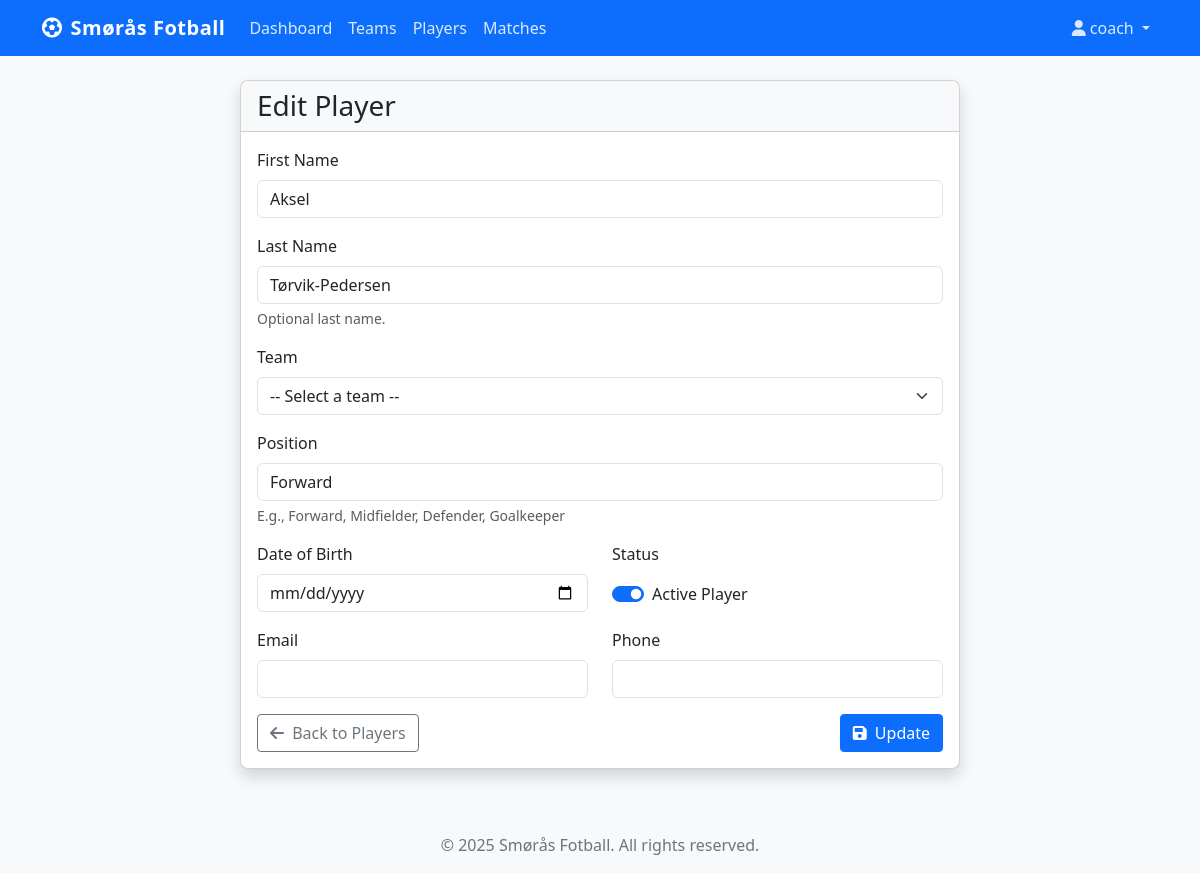
Screenshot of /team/players/47/edit/ (signed in) with the database file from the repository.
### teammanager/models.py (models this page shows, shortened)
class Player(models.Model):
    first_name = models.CharField(max_length=100)
    last_name = models.CharField(max_length=100, blank=True, null=True)
    position = models.CharField(max_length=50, blank=True, null=True)
    date_of_birth = models.DateField(blank=True, null=True)
    email = models.EmailField(blank=True, null=True)
    phone = models.CharField(max_length=20, blank=True, null=True)
    active = models.BooleanField(default=True)
    created_at = models.DateTimeField(auto_now_add=True)

### teammanager/views.py (the view)
# urls.py: path('players/<int:pk>/edit/', views.PlayerUpdateView.as_view(), name='player-edit'),
class PlayerUpdateView(LoginRequiredMixin, UpdateView):
    model = Player
    form_class = PlayerForm
    success_url = reverse_lazy('player-list')
    def dispatch(self, request, *args, **kwargs):
        if not request.user.profile.is_approved():
            messages.warning(request, "Your account needs to be approved before you can update players.")
            return redirect('player-list')
        if not (request.user.profile.is_admin() or request.user.profile.is_coach()):
            messages.warning(request, "You don't have permission to update players.")
            return redirect('player-list')
        return super().dispatch(request, *args, **kwargs)

### teammanager/forms.py
class PlayerForm(forms.ModelForm):
    class Meta:
        model = Player
        fields = ['first_name', 'last_name', 'position', 'date_of_birth', 'email', 'phone', 'active']
        widgets = {
            'date_of_birth': forms.DateInput(attrs={'type': 'date'}),
        }

### teammanager/models.py (called while the page is built)
    def is_approved(self):
        return self.status == 'approved'

    def is_admin(self):
        return self.role == 'admin' and self.is_approved()

### templates/teammanager/player_form.html (shortened to what this page needs)
{% extends 'base.html' %}
{% block content %}
<div class="container">
    <div class="row justify-content-center">
        <div class="col-md-8">
            <div class="card shadow">
                <div class="card-header bg-light">
                    <h3 class="mb-0">{% if form.instance.id %}Edit Player{% else %}Add Player{% endif %}</h3>
                </div>
                <div class="card-body">
                    <form method="post">
                        <div class="mb-3">
                            <label for="{{ form.first_name.id_for_label }}" class="form-label">First Name</label>
                            <input type="text" name="{{ form.first_name.html_name }}"
                                   class="form-control {% if form.first_name.errors %}is-invalid{% endif %}"
                                   id="{{ form.first_name.id_for_label }}"
                                   value="{{ form.first_name.value|default:'' }}" required>
                        </div>
                        <div class="mb-3">
                            <label for="{{ form.last_name.id_for_label }}" class="form-label">Last Name</label>
                            <input type="text" name="{{ form.last_name.html_name }}"
                                   class="form-control {% if form.last_name.errors %}is-invalid{% endif %}"
                                   id="{{ form.last_name.id_for_label }}"
                                   value="{{ form.last_name.value|default:'' }}">
                            <div class="form-text">Optional last name.</div>
                        </div>
                        <div class="mb-3">
                            <label for="{{ form.team.id_for_label }}" class="form-label">Team</label>
                            <select name="{{ form.team.html_name }}"
                                    class="form-select {% if form.team.errors %}is-invalid{% endif %}"
                                    id="{{ form.team.id_for_label }}">
                                <option value="">-- Select a team --</option>
                            </select>
                        </div>
                        <div class="mb-3">
                            <label for="{{ form.position.id_for_label }}" class="form-label">Position</label>
                            <input type="text" name="{{ form.position.html_name }}"
                                   class="form-control {% if form.position.errors %}is-invalid{% endif %}"
                                   id="{{ form.position.id_for_label }}"
                                   value="{{ form.position.value|default:'' }}">
                            <div class="form-text">E.g., Forward, Midfielder, Defender, Goalkeeper</div>
                        </div>
                        <div class="row mb-3">
                            <div class="col-md-6">
                                <label for="{{ form.date_of_birth.id_for_label }}" class="form-label">Date of Birth</label>
                                <input type="date" name="{{ form.date_of_birth.html_name }}"
                                       class="form-control {% if form.date_of_birth.errors %}is-invalid{% endif %}"
                                       id="{{ form.date_of_birth.id_for_label }}"
                                       value="{{ form.date_of_birth.value|date:'Y-m-d'|default:'' }}">
                            </div>
                            <div class="col-md-6">
                                <label for="{{ form.active.id_for_label }}" class="form-label">Status</label>
                                <div class="form-check form-switch mt-2">
                                    <input type="checkbox" name="{{ form.active.html_name }}"
                                           class="form-check-input {% if form.active.errors %}is-invalid{% endif %}"
                                           id="{{ form.active.id_for_label }}"
                                           {% if form.active.value %}checked{% endif %}>
                                    <label class="form-check-label" for="{{ form.active.id_for_label }}">Active Player</label>
                                </div>
                            </div>
                        </div>
                        <div class="row mb-3">
                            <div class="col-md-6">
                                <label for="{{ form.email.id_for_label }}" class="form-label">Email</label>
                                <input type="email" name="{{ form.email.html_name }}"
                                       class="form-control {% if form.email.errors %}is-invalid{% endif %}"
                                       id="{{ form.email.id_for_label }}"
                                       value="{{ form.email.value|default:'' }}">
                            </div>
                            <div class="col-md-6">
                                <label for="{{ form.phone.id_for_label }}" class="form-label">Phone</label>
                                <input type="text" name="{{ form.phone.html_name }}"
                                       class="form-control {% if form.phone.errors %}is-invalid{% endif %}"
                                       id="{{ form.phone.id_for_label }}"
                                       value="{{ form.phone.value|default:'' }}">
                            </div>
                        </div>
                        <div class="d-flex justify-content-between">
                            {% if request.META.HTTP_REFERER %}
                            <a href="{{ request.META.HTTP_REFERER }}" class="btn btn-outline-secondary">
                                <i class="fas fa-arrow-left me-1"></i> Back
                            </a>
                            {% else %}
                            <a href="{% url 'player-list' %}" class="btn btn-outline-secondary">
                                <i class="fas fa-arrow-left me-1"></i> Back to Players
                            </a>
                            {% endif %}
                            <button type="submit" class="btn btn-primary">
                                <i class="fas fa-save me-1"></i> {% if form.instance.id %}Update{% else %}Save{% endif %}
                            </button>
                        </div>
                    </form>
                </div>
            </div>
        </div>
    </div>
</div>
{% endblock %}

### templates/base.html (shortened to what this page needs)
<!DOCTYPE html>
<html lang="en">
<head>
    <link href="https://cdn.jsdelivr.net/npm/bootstrap@5.3.0/dist/css/bootstrap.min.css" rel="stylesheet">
    <link rel="stylesheet" href="https://cdnjs.cloudflare.com/ajax/libs/font-awesome/6.0.0/css/all.min.css">
    <link rel="stylesheet" href="/static/css/style.css">
</head>
<body>
    <nav class="navbar navbar-expand-lg navbar-dark bg-primary">
        <div class="container">
            <a class="navbar-brand" href="{% url 'home' %}">
                <i class="fas fa-futbol me-2"></i>Smørås Fotball
            </a>
            <div class="collapse navbar-collapse" id="navbarNav">
                <ul class="navbar-nav me-auto">
                    {% if user.is_authenticated %}
                    <li class="nav-item">
                        <a class="nav-link" href="{% url 'dashboard' %}">Dashboard</a>
                    </li>
                    <li class="nav-item">
                        <a class="nav-link" href="{% url 'team-list' %}">Teams</a>
                    </li>
                    <li class="nav-item">
                        <a class="nav-link" href="{% url 'player-list' %}">Players</a>
                    </li>
                    <li class="nav-item">
                        <a class="nav-link" href="{% url 'match-list' %}">Matches</a>
                    </li>
                    {% endif %}
                </ul>
                <ul class="navbar-nav">
                    {% if user.is_authenticated %}
                    <li class="nav-item dropdown">
                        <a class="nav-link dropdown-toggle" href="#" role="button" data-bs-toggle="dropdown">
                            <i class="fas fa-user me-1"></i>{{ user.username }}
                        </a>
                    </li>
                    {% endif %}
                </ul>
            </div>
        </div>
    </nav>
    <main class="container py-4">
        {% block content %}{% endblock %}
    </main>
    <footer class="bg-light py-3 mt-4">
        <div class="container text-center">
            <p class="mb-0">&copy; {% now "Y" %} Smørås Fotball. All rights reserved.</p>
        </div>
    </footer>
</body>
</html>

### static/css/style.css (style rules this page uses)
body { font-family: 'Segoe UI', Tahoma, Geneva, Verdana, sans-serif; color: #333; background-color: #f8f9fa; }
.navbar-brand { font-weight: 600; letter-spacing: 0.5px; }
.navbar-dark .navbar-nav .nav-link { color: rgba(255, 255, 255, 0.85); }
.card { border-radius: 0.5rem; overflow: hidden; transition: all 0.3s ease; }
.card-header { font-weight: 600; }
.btn { border-radius: 0.25rem; font-weight: 500; }
.btn-primary { background-color: #0d6efd; border-color: #0d6efd; }
footer { margin-top: 3rem; padding: 1.5rem 0; color: #6c757d; }

### rows the page displays
Player: first_name "Aksel", last_name "Tørvik-Pedersen", position "Forward"

### other values shown
{{ user.username }} "coach"
